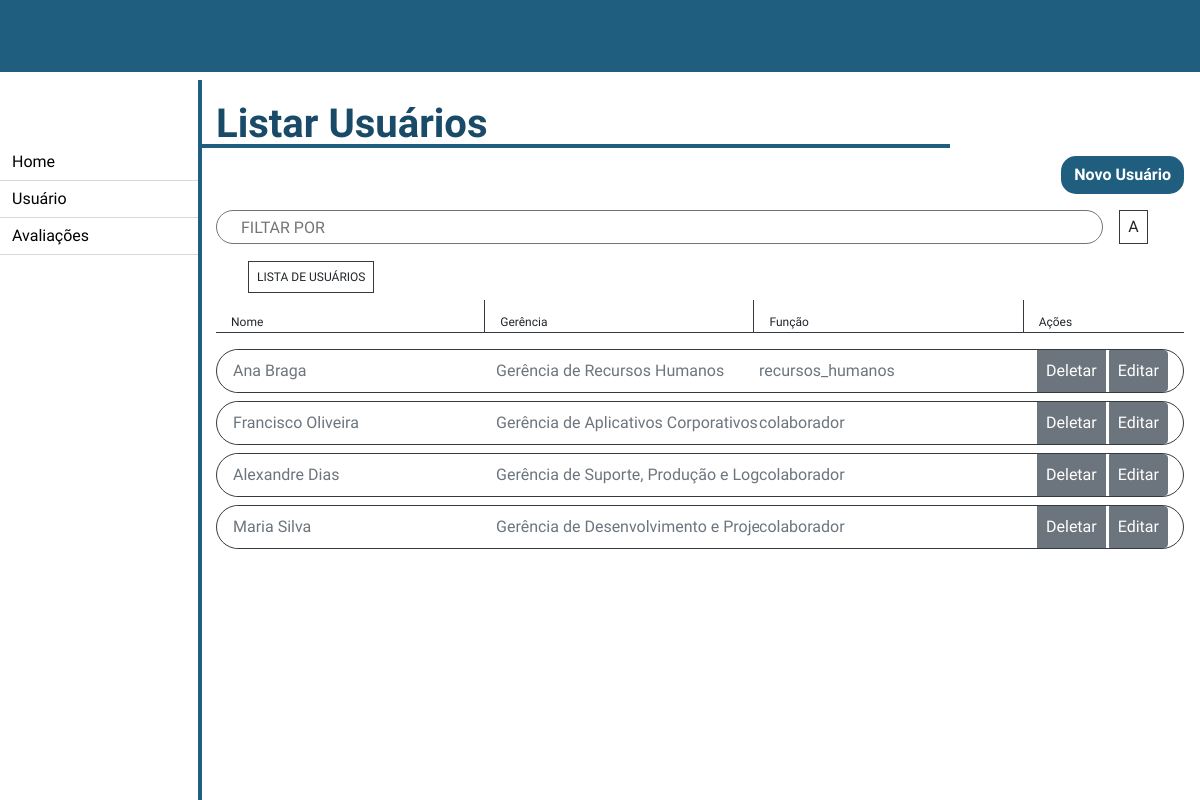
/recursos_humanos/listar_usuarios/, run on the app's committed database.
### recursos_humanos/models.py (models this page shows, shortened)
class Usuario(models.Model):
    FUNCAO = (
        ('presidente', "Presidente"),
        ('diretos', "Diretor"),
        ('gerente', "Gerente"),
        ('chefe', "Chefe"),
        ('colaborador', "Colaborador"),
        ('cedido', "Cedido a outro orgão"),
        ('recursos_humanos', "Recursos Humanos"),
    )
    CLASSE = (
        ('classe1', "Classe 1"),
        ('classe2', "Classe 2"),
        ('classe3', "Classe 3"),
    )
    NIVEL = (
        ('', '----'),
        ('i', "I"),
        ('ii', "II"),
        ('iii', "III"),
        ('iv', "IV"),
        ('v', "V"),
        ('vi', "VI"),
        ('vii', "VII"),
        ('viii', "VIII"),
        ('ix', "IX"),
        ('x', "X"),
        ('xi', "XI"),
        ('xii', "XII"),
    )
    nome = models.CharField(max_length=100, blank=False, null=False)
    senha = models.CharField(max_length=20, blank=False, null=False)
    email = models.EmailField(blank=False, null=False)
    cpf = models.CharField(max_length=14, blank=False, null=False)
    data_criacao_usuario = models.DateField(default=datetime.now, blank=False, null=False)
    data_atualizacao_usuario = models.DateField(blank=True, null=True)
    data_inativacao_usuario = models.DateField(blank=True, null=True)
    data_ultima_avaliacao = models.DateField(blank=True, null=True)
    setor = models.CharField(max_length=50)
    cargo = models.CharField(max_length=50)
    funcao = models.CharField(max_length=20, choices=FUNCAO)
    classe = models.CharField(max_length=20, choices=CLASSE)
    nivel = models.CharField(max_length=5, choices=NIVEL, blank=True, null=True)
    gerencia = models.ForeignKey('Gerencia', on_delete=models.CASCADE)
    diretoria = models.ForeignKey('Diretoria', on_delete=models.CASCADE)
    efetivo = models.BooleanField(default=False)
    inativo = models.BooleanField(default=False)
    meritos = models.ManyToManyField(FatorDesempenhoMerito, blank=True)
    demeritos = models.ManyToManyField(FatorDesempenhoDemerito, blank=True)
    avaliacoes = models.ManyToManyField(AvaliacaoDesempenho, blank=True)
    class Meta:
        verbose_name = "Usuário"

class Gerencia(models.Model):
    gerencia = models.CharField(max_length=100, blank=False, null=False)
    diretoria = models.ForeignKey(Diretoria, on_delete=models.CASCADE)
    class Meta:
        verbose_name = "Gerência"
    def __str__(self) -> str:
        return self.gerencia

### recursos_humanos/views.py (the view)
# urls.py: path('listar_usuarios/', views.listar_usuarios, name='listar_usuarios'),
def listar_usuarios(request):
    usuarios = Usuario.objects.all()
    return render(request, "recursos_humanos/listar_usuarios.html", {'usuarios': usuarios})

### templates/recursos_humanos/listar_usuarios.html (shortened to what this page needs)
{% extends './home.html' %}
{% block 'conteudo' %}
<h1 class="pl-3 my-2 w-75 font-weight-bold">Listar Usuários</h1>
<div class="d-flex justify-content-end mb-3 mr-3">
    <a href="{% url 'cadastrar_usuario' %}" class="btn font-weight-bold btn--enviar">Novo Usuário</a>
</div>
<div class="row mb-4 mx-3">
    <input type="text" class="border border-secondary pl-4 text-uppercase text-muted col-11"
        style="width: 100%; border-radius: 50px;" id="myInput"
        placeholder="Filtar por {% block 'filtro' %}{% endblock %}">
    <div class="border border-dark p-2 ml-3">A</div>
</div>
<small class="border border-dark ml-5 p-2 text-uppercase">Lista de Usuários</small>
<div class="row mx-3 mt-3 border-bottom border-dark d-flex align-items-center">
    <small class="col pt-3 pb-1">Nome</small>
    <small class="col border-left border-dark pt-3 pb-1">Gerência</small>
    <small class="col border-left border-dark pt-3 pb-1">Função</small>
    <small class="col-2 border-left border-dark pt-3 pb-1">Ações</small>
</div>
<form class="form mt-3 mx-3">
    <div class="input-group mb-3">
        {% for usuario in usuarios %}
        <div class="input-group border border-dark w-100 mb-2" style="border-radius: 50px;">
            <input type="text" class="col form-control border-0 ml-3 p-0 bg-white" placeholder="{{ usuario.nome }}"
                aria-label="{{ usuario.nome }}" disabled>
            <input type="text" class="col form-control border-0 p-0 bg-white" placeholder="{{ usuario.gerencia }}"
                aria-label="{{ usuario.gerencia }}" disabled>
            <input type="text" class="col form-control border-0 p-0 bg-white" placeholder="{{ usuario.funcao }}"
                aria-label="{{ usuario.funcao }}" disabled>
            <div class="col-2 input-group-append">
                <button class="btn btn-secondary p-2 mr-1" type="button" id="botao-deletar" data-toggle="modal"
                    data-target="#deletar_usuario_{{usuario.id}}">Deletar</button>
                <a href="{% url 'editar_usuario' usuario.id %}" class="btn btn-secondary p-2 mr-3"
                    id="botao-editar">Editar</a>
            </div>
        </div>
        {% endfor %}
    </div>
</form>
{% endblock %}

### locallibrary/static/avaliacao360/css/style.css (style rules this page uses)
html, body, div, span, applet, object, iframe, h1, h2, h3, h4, h5, h6, p, blockquote, pre, a, abbr, acronym, address, big, cite, code, del, dfn, em, img, ins, kbd, q, s, samp, small, strike, b, sub, sup, tt, var, b, u, i, center, dl, dt, dd, ol, ul, li, fieldset, form, label, legend, table, caption, tbody, tfoot, thead, tr, th, td, article, aside, canvas, details, embed, figure, figcaption, footer, header, hgroup, menu, nav, output, ruby, section, summary, time, mark, audio, video { margin: 0; padding: 0; border: 0; font-size: 100%; font: inherit; vertical-align: baseline; font-family: 'Rhodium Libre', serif; }
body { line-height: 1; }
h1 { color: #194b69; border-bottom-width: 4px; border-bottom-style: solid; border-bottom-color: #205e7f; font-size: 2.5em; }
small { font-size: 0.75em; }
.btn--enviar { color: white; background: #205e7f; border-radius: 15px; }

### data on the page
Usuario: nome "Ana Braga", gerencia "Gerência de Recursos Humanos", funcao "recursos_humanos"
Usuario: nome "Francisco Oliveira", gerencia "Gerência de Aplicativos Corporativos", funcao "colaborador"
Usuario: nome "Alexandre Dias", gerencia "Gerência de Suporte, Produção e Logística", funcao "colaborador"
Usuario: nome "Maria Silva", gerencia "Gerência de Desenvolvimento e Projetos", funcao "colaborador"
